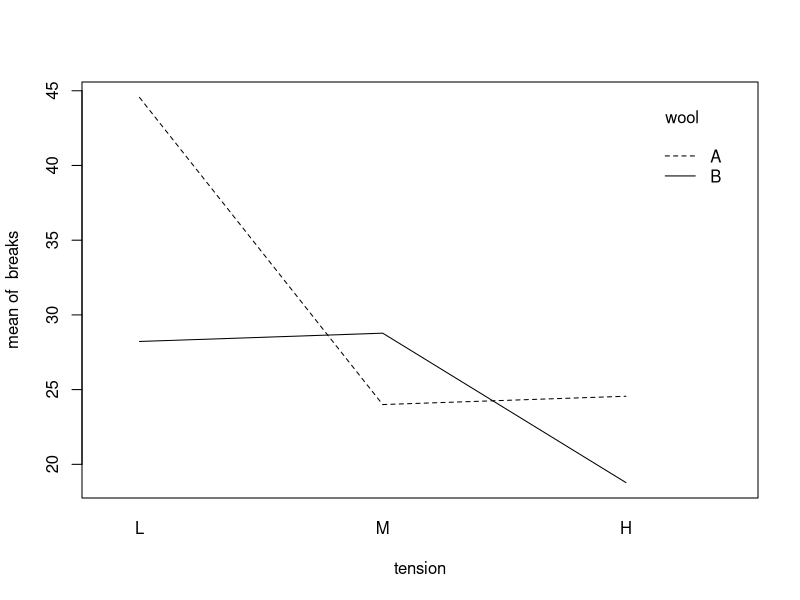

Source code (R):
# ANOVA fatorial
# Material didático — Estatística e Ciência de Dados — ICTIN/UFLA
# Fonte: e-book Psicometria Online

ajuste <- aov(breaks ~ wool * tension, data = warpbreaks)
print(summary(ajuste))
with(warpbreaks, interaction.plot(tension, wool, breaks))
